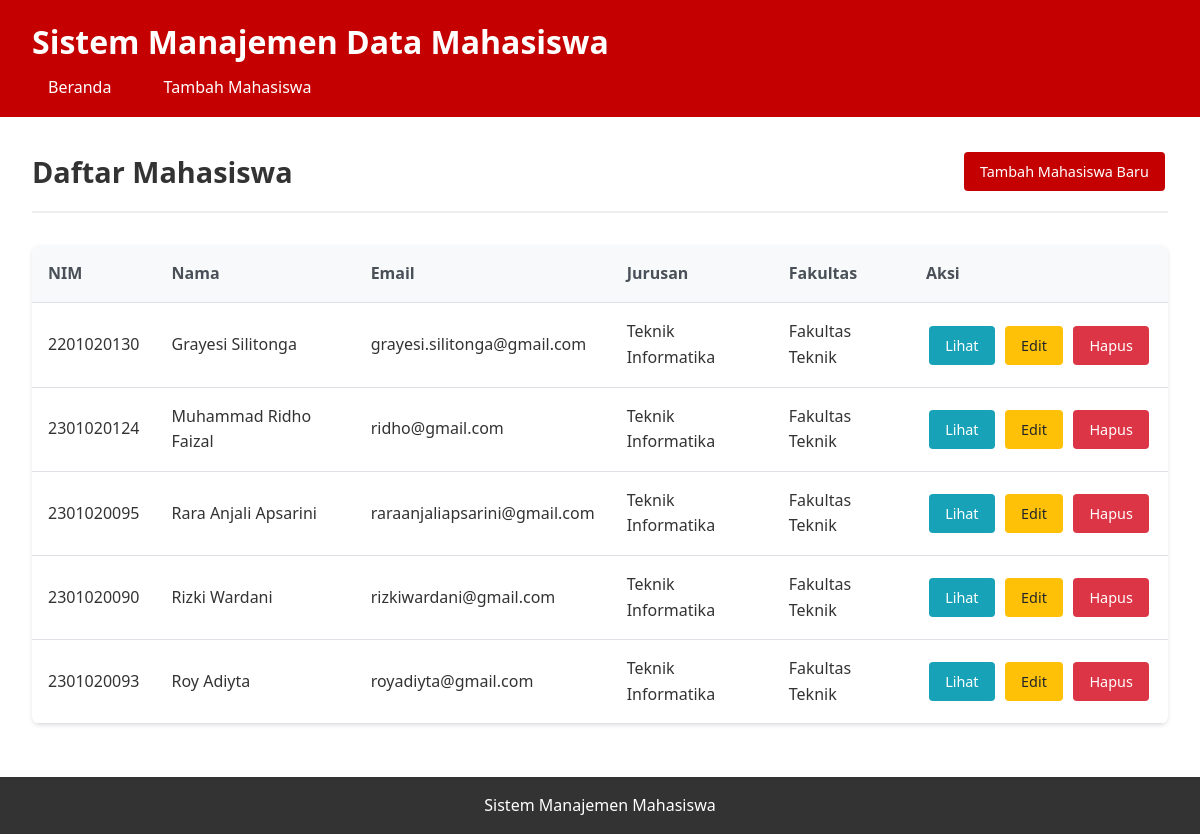
Before: / with the older database file.
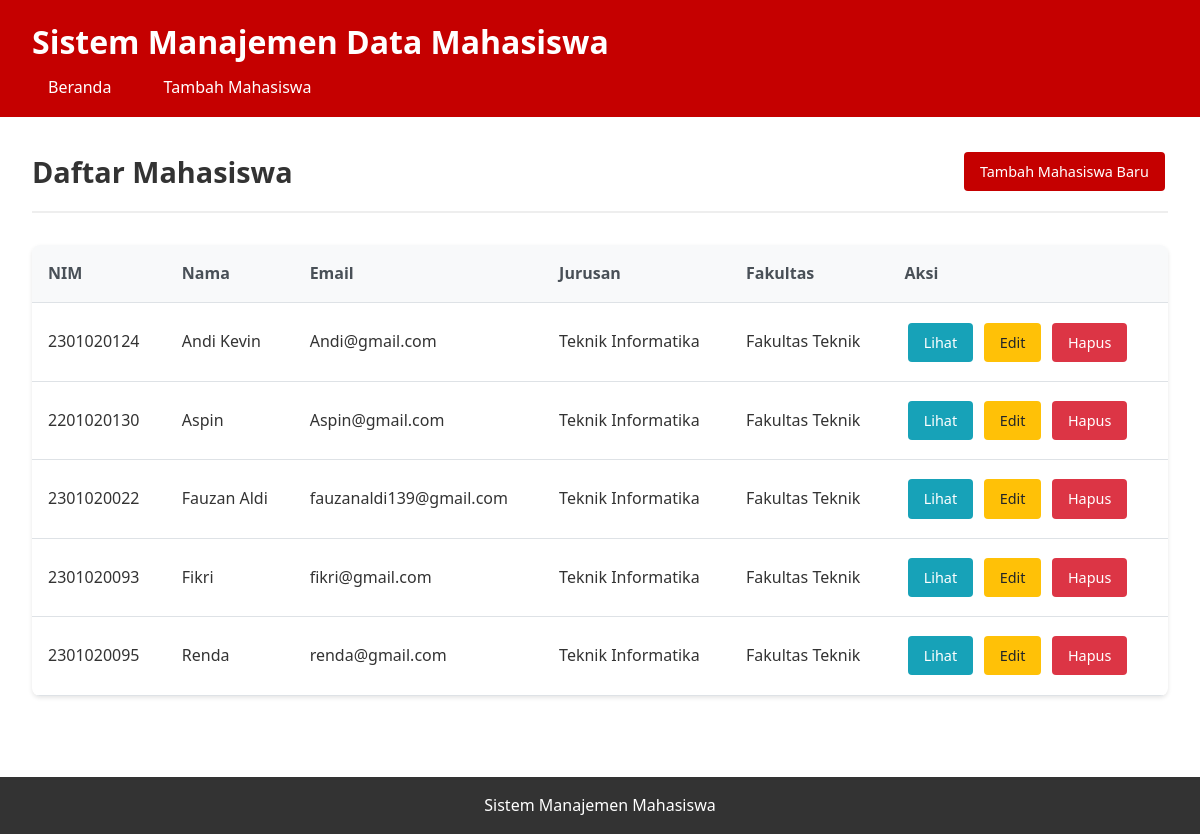
After: the same page with the newer database file.
### tables this page shows
CREATE TABLE IF NOT EXISTS `mahasiswa` (
  `id` int NOT NULL AUTO_INCREMENT,
  `nim` varchar(20) NOT NULL,
  `nama` varchar(100) NOT NULL,
  `email` varchar(100) NOT NULL,
  `jurusan` varchar(50) NOT NULL,
  `fakultas` varchar(50) NOT NULL,
  `created_at` timestamp NULL DEFAULT CURRENT_TIMESTAMP,
  `updated_at` timestamp NULL DEFAULT CURRENT_TIMESTAMP ON UPDATE CURRENT_TIMESTAMP,
  PRIMARY KEY (`id`),
  UNIQUE KEY `nim` (`nim`),
  UNIQUE KEY `email` (`email`)
);

### controllers/MahasiswaController.php (called while the page is built, shortened)
<?php
class MahasiswaController {
    private $mahasiswa;
    public function __construct() {
        $database = new Database();
        $this->db = $database->getConnection();
        $this->mahasiswa = new Mahasiswa($this->db);
    }
    public function index() {
        $stmt = $this->mahasiswa->read();
        $mahasiswa_arr = array();
        while ($row = $stmt->fetch(PDO::FETCH_ASSOC)) {
            $mahasiswa_arr[] = $row;
        }
        include 'views/mahasiswa/index.php';
    }
}
?>

### config.php (called while the page is built, shortened)
<?php
class Database {
    private $host = DB_HOST;
    private $db_name = DB_NAME;
    private $username = DB_USER;
    private $password = DB_PASS;
    public function getConnection() {
        $this->conn = null;
        try {
            $this->conn = new PDO("mysql:host=" . $this->host . ";dbname=" . $this->db_name, $this->username, $this->password);
            $this->conn->setAttribute(PDO::ATTR_ERRMODE, PDO::ERRMODE_EXCEPTION);
        } catch(PDOException $exception) {
            echo "Connection error: " . $exception->getMessage();
        }
        return $this->conn;
    }
}
?>

### models/Mahasiswa.php (called while the page is built, shortened)
<?php
class Mahasiswa {
    private $conn;
    private $table_name = "mahasiswa";
    public function __construct($db) {
        $this->conn = $db;
    }
    public function read() {
        $query = "SELECT * FROM " . $this->table_name . " ORDER BY nama ASC";
        $stmt = $this->conn->prepare($query);
        $stmt->execute();
        return $stmt;
    }
}
?>

### views/mahasiswa/index.php (the view, shortened to what this page needs)
<?php include 'views/layout/header.php'; ?>
<div class="page-header">
    <h2>Daftar Mahasiswa</h2>
    <a href="index.php?action=create" class="btn btn-primary">Tambah Mahasiswa Baru</a>
</div>
<div class="table-container">
    <table class="table">
        <thead>
            <tr>
                <th>NIM</th>
                <th>Nama</th>
                <th>Email</th>
                <th>Jurusan</th>
                <th>Fakultas</th>
                <th>Aksi</th>
            </tr>
        </thead>
        <tbody>
            <?php if(!empty($mahasiswa_arr)): ?>
                <?php foreach($mahasiswa_arr as $mahasiswa): ?>
                <tr>
                    <td><?php echo htmlspecialchars($mahasiswa['nim']); ?></td>
                    <td><?php echo htmlspecialchars($mahasiswa['nama']); ?></td>
                    <td><?php echo htmlspecialchars($mahasiswa['email']); ?></td>
                    <td><?php echo htmlspecialchars($mahasiswa['jurusan']); ?></td>
                    <td><?php echo htmlspecialchars($mahasiswa['fakultas']); ?></td>
                    <td class="actions">
                        <a href="index.php?action=show&id=<?php echo $mahasiswa['id']; ?>" class="btn btn-info">Lihat</a>
                        <a href="index.php?action=edit&id=<?php echo $mahasiswa['id']; ?>" class="btn btn-warning">Edit</a>
                        <a href="index.php?action=delete&id=<?php echo $mahasiswa['id']; ?>"
                           class="btn btn-danger"
                           onclick="return confirm('Apakah Anda yakin ingin menghapus data ini?')">Hapus</a>
                    </td>
                </tr>
                <?php endforeach; ?>
            <?php else: ?>
                <tr>
                    <td colspan="6" class="text-center">Tidak ada data mahasiswa</td>
                </tr>
            <?php endif; ?>
        </tbody>
    </table>
</div>
<?php include 'views/layout/footer.php'; ?>

### index.php (shortened to what this page needs)
<?php
require_once 'config.php';
require_once 'models/Mahasiswa.php';
require_once 'controllers/MahasiswaController.php';
$action = isset($_GET['action']) ? $_GET['action'] : 'index';
$controller = new MahasiswaController();
switch($action) {
    default:
        $controller->index();
        break;
}
?>

### views/layout/header.php (shortened to what this page needs)
<!DOCTYPE html>
<html lang="id">
<head>
    <link rel="stylesheet" href="assets/style.css">
</head>
<body>
    <div class="container">
        <header>
            <h1>Sistem Manajemen Data Mahasiswa</h1>
            <nav>
                <a href="index.php">Beranda</a>
                <a href="index.php?action=create">Tambah Mahasiswa</a>
            </nav>
        </header>
        <main>

### views/layout/footer.php
</main>
        <footer>
            <p>Sistem Manajemen Mahasiswa</p>
        </footer>
    </div>
</body>
</html>

### assets/style.css (style rules this page uses)
* { margin: 0; padding: 0; box-sizing: border-box; }
body { font-family: "Segoe UI", Tahoma, Geneva, Verdana, sans-serif; line-height: 1.6; color: #333; background-color: #f4f4f4; }
.container { max-width: 1200px; margin: 0 auto; background-color: white; min-height: 100vh; box-shadow: 0 0 10px rgba(0, 0, 0, 0.1); }
header { background: linear-gradient(135deg, #c50000 0%, #c50000 100%); color: white; padding: 1rem 2rem; }
header h1 { margin-bottom: 0.5rem; font-size: 2rem; }
nav a { color: white; text-decoration: none; margin-right: 1rem; padding: 0.5rem 1rem; border-radius: 4px; transition: background-color 0.3s; }
main { padding: 2rem; min-height: calc(100vh - 140px); }
.page-header { display: flex; justify-content: space-between; align-items: center; margin-bottom: 2rem; padding-bottom: 1rem; border-bottom: 2px solid #eee; }
.page-header h2 { color: #333; font-size: 1.8rem; }
.btn { display: inline-block; padding: 0.5rem 1rem; text-decoration: none; border-radius: 4px; border: none; cursor: pointer; font-size: 0.9rem; transition: all 0.3s; margin: 0.2rem; }
.btn-primary { background-color: #c50000; color: white; }
.btn-warning { background-color: #ffc107; color: #212529; }
.btn-danger { background-color: #dc3545; color: white; }
.btn-info { background-color: #17a2b8; color: white; }
.table-container { overflow-x: auto; background-color: white; border-radius: 8px; box-shadow: 0 2px 4px rgba(0, 0, 0, 0.1); }
.table { width: 100%; border-collapse: collapse; margin: 0; }
.table th, .table td { padding: 1rem; text-align: left; border-bottom: 1px solid #dee2e6; }
.table th { background-color: #f8f9fa; font-weight: 600; color: #495057; }
.actions { white-space: nowrap; }
footer { background-color: #333; color: white; text-align: center; padding: 1rem; margin-top: auto; }

Changed rows visible on the page:
changed mahasiswa: nama "Muhammad Ridho Faizal" → "Andi Kevin"; email "ridho@gmail.com" → "Andi@gmail.com"; moves up the list
changed mahasiswa: nama "Grayesi Silitonga" → "Aspin"; email "grayesi.silitonga@gmail.com" → "Aspin@gmail.com"
changed mahasiswa: nim "2301020090" → "2301020022"; nama "Rizki Wardani" → "Fauzan Aldi"; email "rizkiwardani@gmail.com" → "fauzanaldi139@gmail.com"
changed mahasiswa: nama "Roy Adiyta" → "Fikri"; email "royadiyta@gmail.com" → "fikri@gmail.com"
changed mahasiswa: nama "Rara Anjali Apsarini" → "Renda"; email "raraanjaliapsarini@gmail.com" → "renda@gmail.com"; moves down the list
